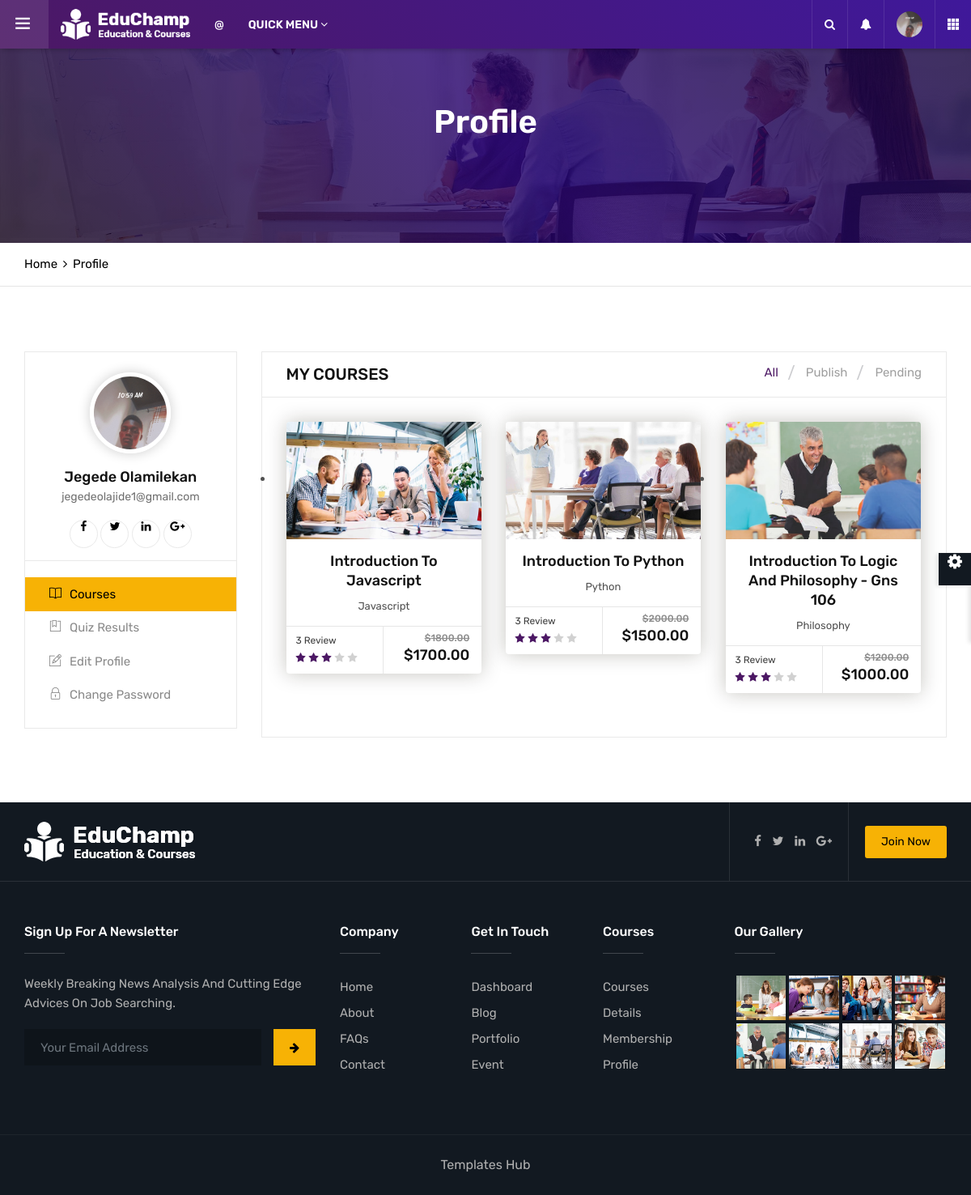
The app's page /student/1/profile/ with its own data.
### tutorial/models.py (models this page shows, shortened)
class Student(models.Model):
    user = models.OneToOneField(User,on_delete=models.CASCADE)
    first_name = models.CharField(max_length=150)
    last_name = models.CharField(max_length=150)
    other_names = models.CharField(max_length=150)
    avatar = models.ImageField(upload_to='avatar/images/',null=True        )
    courses = models.ManyToManyField(Course,related_name="students")

class Course(models.Model):
    name = models.CharField(max_length=255,null=False,blank=False)
    slug = models.SlugField(max_length=255,null=False,blank=False)
    description = models.TextField(null=False,blank=False)
    image = models.ImageField(upload_to = "course_images/",null=True)
    old_price = models.DecimalField(max_digits=10,decimal_places=2)
    new_price = models.DecimalField(max_digits=10,decimal_places=2)
    category = models.ManyToManyField(Category,related_name="courses")
    teacher = models.ForeignKey('Teacher',on_delete=models.CASCADE,null=True)
    outcomes = models.ManyToManyField(Outcomes)
    duration = models.CharField(max_length=100,null=True,blank=True)
    skill_level = models.CharField(max_length=10,choices=Level.choices, default=Level.BEGINNER)
    language = models.CharField(max_length=10,null=True,blank=True)
    assessment = models.BooleanField(default=False)
    description = models.TextField(null=True,blank=True)
    certification=models.TextField(null=True,blank=True)
    class Meta:
        verbose_name = "Course"
        ordering = ["-new_price"]

class Category(models.Model):
    name = models.CharField(max_length=100,null=True,blank=True)
    slug = models.SlugField(max_length=100,null=True,blank=True)
    class Meta:
        verbose_name_plural = "Categories"

### tutorial/views.py (the view)
# urls.py: path('student/<int:student_id>/profile/',views.student_profile,name="student_profile"),
def student_profile(request, student_id):
    student = get_object_or_404(Student, id=student_id)
    context = {'student':student}
    return render(request,"tutorial/student_profile.html",context)

### tutorial/templates/tutorial/student_profile.html (shortened to what this page needs)
{% extends "main/user_navbar.html" %}
{% load static %}
{% block content %}
  <div class="page-content bg-white">
        <div class="page-banner ovbl-dark" style="background-image:url(new/images/banner/banner1.jpg);">
            <div class="container">
                <div class="page-banner-entry">
                    <h1 class="text-white">Profile</h1>
				 </div>
            </div>
        </div>
		<div class="breadcrumb-row">
			<div class="container">
				<ul class="list-inline">
					<li><a href="#">Home</a></li>
					<li>Profile</li>
				</ul>
			</div>
		</div>
		<div class="content-block">
			<div class="section-area section-sp1">
                <div class="container">
					 <div class="row">
						<div class="col-lg-3 col-md-4 col-sm-12 m-b30">
							<div class="profile-bx text-center">
								<div class="user-profile-thumb">
									<img src="{{ student.avatar.url }}" alt=""/>
								</div>
								<div class="profile-info">
									<h4>{{ student.last_name|title }} {{ student.first_name|title }}</h4>
									<span>{{ student.user.email }}</span>
								</div>
								<div class="profile-social">
									<ul class="list-inline m-a0">
										<li><a href="#"><i class="fa fa-facebook"></i></a></li>
										<li><a href="#"><i class="fa fa-twitter"></i></a></li>
										<li><a href="#"><i class="fa fa-linkedin"></i></a></li>
										<li><a href="#"><i class="fa fa-google-plus"></i></a></li>
									</ul>
								</div>
								<div class="profile-tabnav">
									<ul class="nav nav-tabs">
										<li class="nav-item">
											<a class="nav-link active" data-toggle="tab" href="#courses"><i class="ti-book"></i>Courses</a>
										</li>
										<li class="nav-item">
											<a class="nav-link" data-toggle="tab" href="#quiz-results"><i class="ti-bookmark-alt"></i>Quiz Results </a>
										</li>
										<li class="nav-item">
											<a class="nav-link" data-toggle="tab" href="#edit-profile"><i class="ti-pencil-alt"></i>Edit Profile</a>
										</li>
										<li class="nav-item">
											<a class="nav-link" data-toggle="tab" href="#change-password"><i class="ti-lock"></i>Change Password</a>
										</li>
									</ul>
								</div>
							</div>
						</div>
						<div class="col-lg-9 col-md-8 col-sm-12 m-b30">
							<div class="profile-content-bx">
								<div class="tab-content">
									<div class="tab-pane active" id="courses">
										<div class="profile-head">
											<h3>My Courses</h3>
											<div class="feature-filters style1 ml-auto">
												<ul class="filters" data-toggle="buttons">
													<li data-filter="" class="btn active">
														<a href="#"><span>All</span></a>
													</li>
													<li data-filter="publish" class="btn">
														<a href="#"><span>Publish</span></a>
													</li>
													<li data-filter="pending" class="btn">
														<a href="#"><span>Pending</span></a>
													</li>
												</ul>
											</div>
										</div>
										<div class="courses-filter">
											<div class="clearfix">
												<ul id="masonry" class="ttr-gallery-listing magnific-image row">
											{% for course in student.courses.all %}
													<li class="action-card col-xl-4 col-lg-6 col-md-12 col-sm-6 publish">
														<div class="cours-bx">
															<div class="action-box">
																<img src="{{ course.image.url }}" alt="">
															</div>
															<div class="info-bx text-center">
																<h5><a href="#">{{ course.name|title }}</a></h5>
															{% for category in course.category.all|slice:1 %}
																<span>{{ category.name|title }}</span>
															{% endfor %}
															</div>
															<div class="cours-more-info">
																<div class="review">
																	<span>3 Review</span>
																	<ul class="cours-star">
																		<li class="active"><i class="fa fa-star"></i></li>
																		<li class="active"><i class="fa fa-star"></i></li>
																		<li class="active"><i class="fa fa-star"></i></li>
																		<li><i class="fa fa-star"></i></li>
																		<li><i class="fa fa-star"></i></li>
																	</ul>
																</div>
																<div class="price">
																	<del>${{ course.old_price }}</del>
																	<h5>${{ course.new_price }}</h5>
																</div>
															</div>
														</div>
													</li>
												{% endfor %}
												</ul>
											</div>
										</div>
									</div>
								</div>
							</div>
						</div>
					</div>
				</div>
            </div>
        </div>
    </div>
    <footer>
        <div class="footer-top">
			<div class="pt-exebar">
				<div class="container">
					<div class="d-flex align-items-stretch">
						<div class="pt-logo mr-auto">
							<a href="index.html"><img src="{% static "new/images/logo-white.png" %}" alt=""/></a>
						</div>
						<div class="pt-social-link">
							<ul class="list-inline m-a0">
								<li><a href="#" class="btn-link"><i class="fa fa-facebook"></i></a></li>
								<li><a href="#" class="btn-link"><i class="fa fa-twitter"></i></a></li>
								<li><a href="#" class="btn-link"><i class="fa fa-linkedin"></i></a></li>
								<li><a href="#" class="btn-link"><i class="fa fa-google-plus"></i></a></li>
							</ul>
						</div>
						<div class="pt-btn-join">
							<a href="#" class="btn ">Join Now</a>
						</div>
					</div>
				</div>
			</div>
            <div class="container">
                <div class="row">
					<div class="col-lg-4 col-md-12 col-sm-12 footer-col-4">
                        <div class="widget">
                            <h5 class="footer-title">Sign Up For A Newsletter</h5>
							<p class="text-capitalize m-b20">Weekly Breaking news analysis and cutting edge advices on job searching.</p>
                            <div class="subscribe-form m-b20">
								<form class="subscription-form" action="http://educhamp.themetrades.com/demo/new/script/mailchamp.php" method="post">
									<div class="input-group">
										<input name="email" required="required"  class="form-control" placeholder="Your Email Address" type="email">
										<span class="input-group-btn">
											<button name="submit" value="Submit" type="submit" class="btn"><i class="fa fa-arrow-right"></i></button>
										</span>
									</div>
								</form>
							</div>
                        </div>
                    </div>
					<div class="col-12 col-lg-5 col-md-7 col-sm-12">
						<div class="row">
							<div class="col-4 col-lg-4 col-md-4 col-sm-4">
								<div class="widget footer_widget">
									<h5 class="footer-title">Company</h5>
									<ul>
										<li><a href="index.html">Home</a></li>
										<li><a href="about-1.html">About</a></li>
										<li><a href="faq-1.html">FAQs</a></li>
										<li><a href="contact-1.html">Contact</a></li>
									</ul>
								</div>
							</div>
							<div class="col-4 col-lg-4 col-md-4 col-sm-4">
								<div class="widget footer_widget">
									<h5 class="footer-title">Get In Touch</h5>
									<ul>
										<li><a href="http://educhamp.themetrades.com/admin/index.html">Dashboard</a></li>
										<li><a href="blog-classic-grid.html">Blog</a></li>
										<li><a href="portfolio.html">Portfolio</a></li>
										<li><a href="event.html">Event</a></li>
									</ul>
								</div>
							</div>
							<div class="col-4 col-lg-4 col-md-4 col-sm-4">
								<div class="widget footer_widget">
									<h5 class="footer-title">Courses</h5>
									<ul>
										<li><a href="courses.html">Courses</a></li>
										<li><a href="courses-details.html">Details</a></li>
										<li><a href="membership.html">Membership</a></li>
										<li><a href="profile.html">Profile</a></li>
									</ul>
								</div>
							</div>
						</div>
                    </div>
					<div class="col-12 col-lg-3 col-md-5 col-sm-12 footer-col-4">
                        <div class="widget widget_gallery gallery-grid-4">
                            <h5 class="footer-title">Our Gallery</h5>
                            <ul class="magnific-image">
								<li><a href="new/images/gallery/pic1.jpg" class="magnific-anchor"><img src="{% static "new/images/gallery/pic1.jpg" %}"alt=""></a></li>
								<li><a href="new/images/gallery/pic2.jpg" class="magnific-anchor"><img src="{% static "new/images/gallery/pic2.jpg" %}" alt=""></a></li>
								<li><a href="new/images/gallery/pic3.jpg" class="magnific-anchor"><img src="{% static "new/images/gallery/pic3.jpg" %}" alt=""></a></li>
								<li><a href="new/images/gallery/pic4.jpg" class="magnific-anchor"><img src="{% static "new/images/gallery/pic4.jpg" %}" alt=""></a></li>
								<li><a href="new/images/gallery/pic5.jpg" class="magnific-anchor"><img src="{% static "new/images/gallery/pic5.jpg" %}" alt=""></a></li>
								<li><a href="new/images/gallery/pic6.jpg" class="magnific-anchor"><img src="{% static "new/images/gallery/pic6.jpg" %}" alt=""></a></li>
								<li><a href="new/images/gallery/pic7.jpg" class="magnific-anchor"><img src="{% static "new/images/gallery/pic7.jpg" %}" alt=""></a></li>
								<li><a href="new/images/gallery/pic8.jpg" class="magnific-anchor"><img src="{% static "new/images/gallery/pic8.jpg" %}" alt=""></a></li>
							</ul>
                        </div>
                    </div>
                </div>
            </div>
        </div>
        <div class="footer-bottom">
            <div class="container">
                <div class="row">
                    <div class="col-lg-12 col-md-12 col-sm-12 text-center"> <a target="_blank" href="https://www.templateshub.net">Templates Hub</a></div>
                </div>
            </div>
        </div>
    </footer>
{% endblock %}

### tutorial/templates/main/user_navbar.html (shortened to what this page needs)
{% load static %}
<head>
	<link rel="stylesheet" type="text/css" href="{% static "new/css/assets.css" %}">
	<link rel="stylesheet" type="text/css" href="{% static "new/vendors/calendar/fullcalendar.css" %}">
	<link rel="stylesheet" type="text/css" href="{% static "new/css/typography.css" %}">
	<link rel="stylesheet" type="text/css" href="{% static "new/css/shortcodes/shortcodes.css" %}">
	<link rel="stylesheet" type="text/css" href="{% static "new/css/style.css" %}">
	<link rel="stylesheet" type="text/css" href="{% static "new/css/dashboard.css" %}">
	<link class="skin" rel="stylesheet" type="text/css" href="{% static "new/css/color/color-1.css" %}">
</head>
<body class="ttr-opened-sidebar ttr-pinned-sidebar">
	<header class="ttr-header">
		<div class="ttr-header-wrapper">
			<div class="ttr-toggle-sidebar ttr-material-button">
				<i class="ti-menu ttr-close-icon"></i>
			</div>
			<div class="ttr-logo-box">
				<div>
					<a href="index.html" class="ttr-logo">
						<img alt="" class="ttr-logo-desktop" src="{% static "new/images/logo-white.png" %}" width="160" height="27">
					</a>
				</div>
			</div>
			<div class="ttr-header-menu">
				<ul class="ttr-header-navigation">
					<li>
						<a href="{% url "student_profile" student.id %}" class="ttr-material-button ttr-submenu-toggle">@{{ request.user.username }}</a>
					</li>
					<li>
						<a href="#" class="ttr-material-button ttr-submenu-toggle">QUICK MENU <i class="fa fa-angle-down"></i></a>
					</li>
				</ul>
			</div>
			<div class="ttr-header-right ttr-with-seperator">
				<ul class="ttr-header-navigation">
					<li>
						<a href="#" class="ttr-material-button ttr-search-toggle"><i class="fa fa-search"></i></a>
					</li>
					<li>
						<a href="#" class="ttr-material-button ttr-submenu-toggle"><i class="fa fa-bell"></i></a>
					</li>
					<li>
					{% if student %}
					    {% if student.avatar %}
						<a href="#" class="ttr-material-button ttr-submenu-toggle"><span class="ttr-user-avatar"><img alt="" src="{{ student.avatar.url }}" width="32" height="32"></span></a>
				    	{% endif %}
					{% endif %}
					</li>
					<li class="ttr-hide-on-mobile">
						<a href="#" class="ttr-material-button"><i class="ti-layout-grid3-alt"></i></a>
					</li>
				</ul>
			</div>
		</div>
	</header>
{% block content %}{% endblock %}
</body>

### records on screen
Student: avatar (picture), last_name "Jegede", first_name "Olamilekan", user.email "jegedeolajide1@gmail.com"
Course: image (picture), name "Introduction To Javascript", old_price "1800.00", new_price "1700.00"
Category: name "Javascript"
Course: image (picture), name "Introduction To Python", old_price "2000.00", new_price "1500.00"
Category: name "Python"
Course: image (picture), name "Introduction To Logic And Philosophy - Gns 106", old_price "1200.00", new_price "1000.00"
Category: name "Philosophy"
